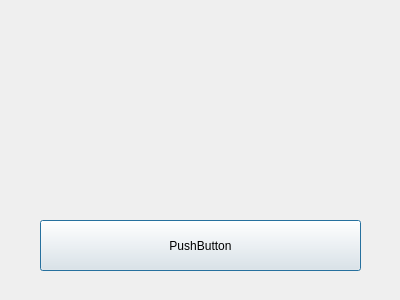
<?xml version="1.0" encoding="UTF-8"?>
<ui version="4.0">
 <class>Dialog</class>
 <widget class="QDialog" name="Dialog">
  <property name="geometry">
   <rect>
    <x>0</x>
    <y>0</y>
    <width>400</width>
    <height>300</height>
   </rect>
  </property>
  <property name="windowTitle">
   <string>Dialog</string>
  </property>
  <widget class="QLabel" name="label">
   <property name="geometry">
    <rect>
     <x>60</x>
     <y>60</y>
     <width>281</width>
     <height>121</height>
    </rect>
   </property>
   <property name="autoFillBackground">
    <bool>false</bool>
   </property>
   <property name="styleSheet">
    <string notr="true">QLabel {
	border-image : url(./ui/images/UI_TEST2.png);
}

</string>
   </property>
   <property name="text">
    <string/>
   </property>
  </widget>
  <widget class="QPushButton" name="test_button">
   <property name="geometry">
    <rect>
     <x>40</x>
     <y>220</y>
     <width>321</width>
     <height>51</height>
    </rect>
   </property>
   <property name="text">
    <string>PushButton</string>
   </property>
  </widget>
 </widget>
 <resources/>
 <connections/>
</ui>
